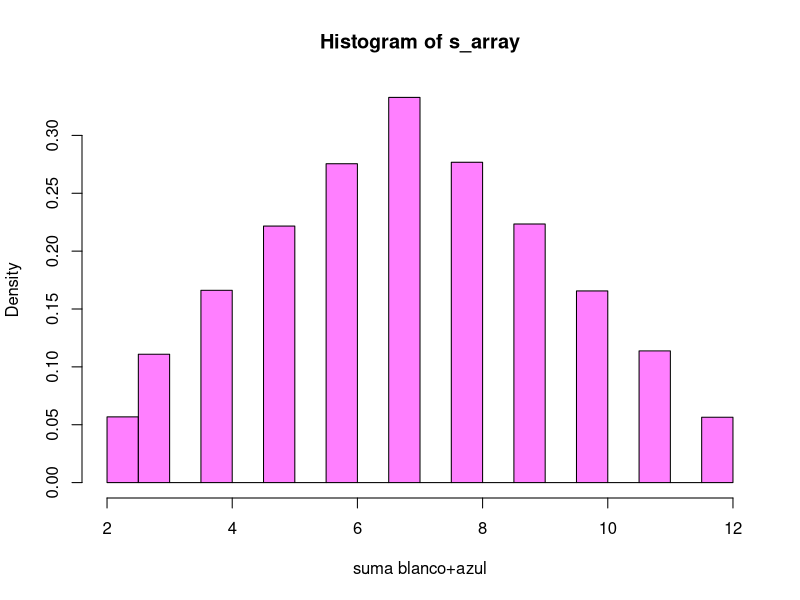
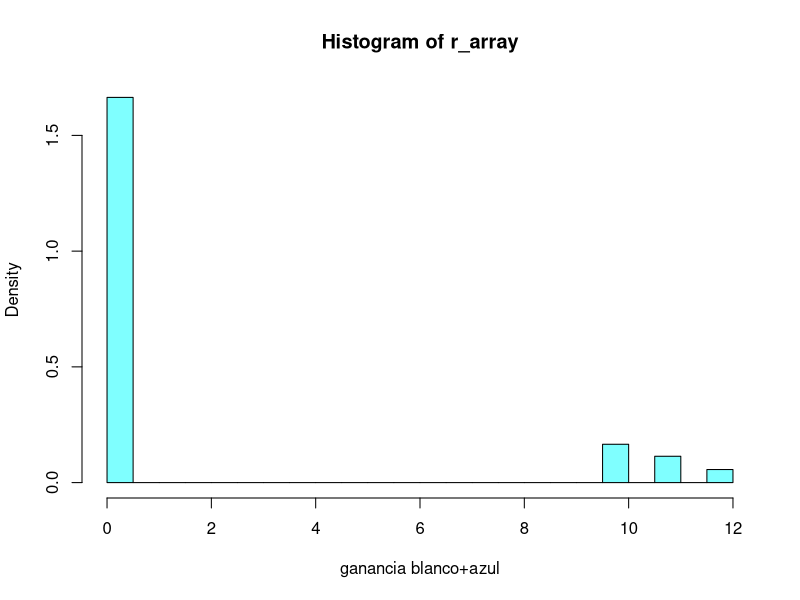
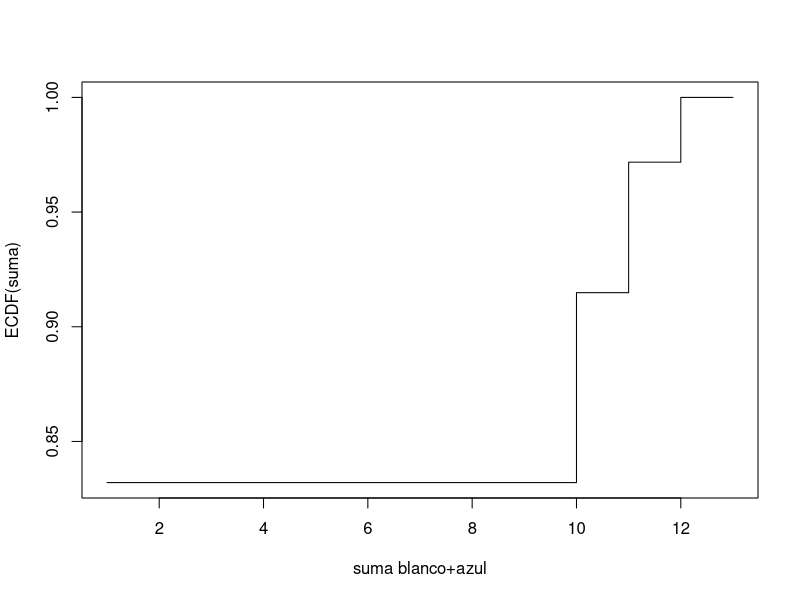

Write the R code that produced these figures, in order.
# En el Casino de Probaville diseñaron un nuevo juego para la diversión de
# los concurrentes. Para participar hay que pagar 5 dólares. El juego consiste
# en lo siguiente: se arrojan un dado blanco y un dado azul y se calcula la
# suma de los números obtenidos. Si esta suma es menor que 10, no se cobra
# nada. En cambio, si la suma es un número n ≥ 10, se cobran n dólares.
# Definir una variable aleatoria que describa la ganancia obtenida al jugar a
# este juego una sola vez, explicitar el espacio muestral en el que está definida
# esta variable y hallar su función de frecuencia, su función de distribución
# acumulada, su esperanza y varianza.


# defino los valores posibles de los dados
white = c(1:6)
blue = c(1:6)

# cantidad de experimentos
Nc = 1e5

# inicializo "arrays" de ceros con tamaño Nc
s_array = replicate(Nc, 0)
r_array = replicate(Nc, 0)

# repito Nc veces el experimento
for (i in 1:Nc){
  # tiro los dados y sumo
  # tiro el blanco
  x1 = sample(white,1)
  # tiro el azul
  x2 = sample(blue,1)
  
  # sumo
  s = x1+x2 
  
  # si s<10 entonces r = 0 
  if (s < 10){
    r = 0 
  } else{ # si s>=10 entonces r=s
    r = s}
  # guardo los resultados
  s_array[i] = s
  r_array[i] = r
}

# hago un histograma de los datos obtenidos en el experimento simulado
# es una estimación de la distribución de frecuencias (o en este caso de probabilidades)
hist(s_array, prob=T, xlab='suma blanco+azul', col=rgb(1,0,1,0.5)) #prob=True normaliza el histograma de frecuencias para que representen probabilidades
hist(r_array, prob=T, xlab='ganancia blanco+azul', col=rgb(0,1,1,0.5))

# estimo la distribución acumulada con la función ecdf ("empirical cumulative distribution function")
Fn = ecdf(r_array)
rs = c(0:12)
plot(Fn(rs), xlab='suma blanco+azul', ylab='ECDF(suma)', type = "S", lty = 1)

# estimamos la esperanza
print(mean(r_array))

# estimamos la varianza y la desviación estándar
print(var(r_array))
print(sd(r_array))

# calculamos el cociente entre la esperanza y la desviación estándar
print(mean(r_array)/sd(r_array))